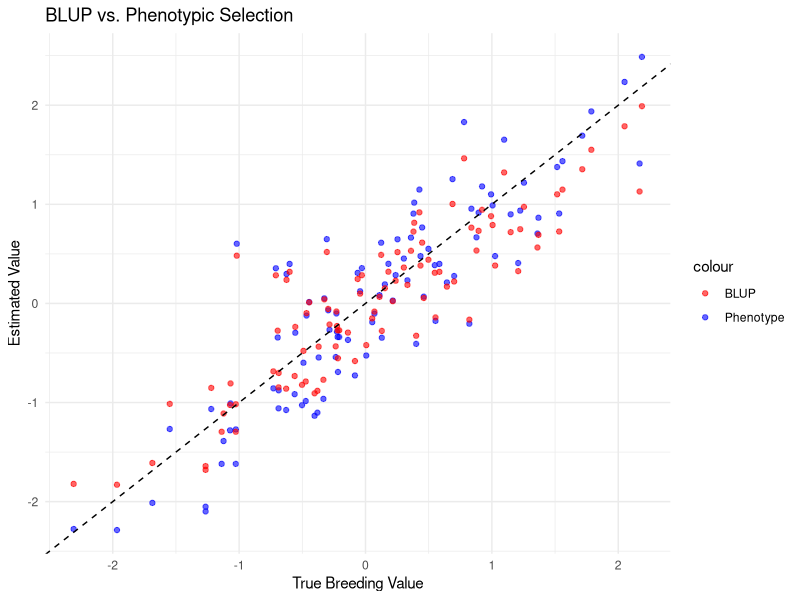

R code for this plot:
library(ggplot2)

set.seed(123)
n <- 100
true_breeding_value <- rnorm(n)
phenotype <- true_breeding_value + rnorm(n, sd = 0.5)
blup <- 0.8 * phenotype  # Simplified BLUP for illustration

data <- data.frame(
  true_breeding_value = true_breeding_value,
  phenotype = phenotype,
  blup = blup
)

p <- ggplot(data, aes(x = true_breeding_value)) +
  geom_point(aes(y = phenotype, color = "Phenotype"), alpha = 0.6) +
  geom_point(aes(y = blup, color = "BLUP"), alpha = 0.6) +
  geom_abline(intercept = 0, slope = 1, linetype = "dashed") +
  theme_minimal() +
  labs(x = "True Breeding Value", y = "Estimated Value",
       title = "BLUP vs. Phenotypic Selection") +
  scale_color_manual(values = c("Phenotype" = "blue", "BLUP" = "red"))

ggsave("blup_vs_phenotype.pdf", p, width = 8, height = 6)